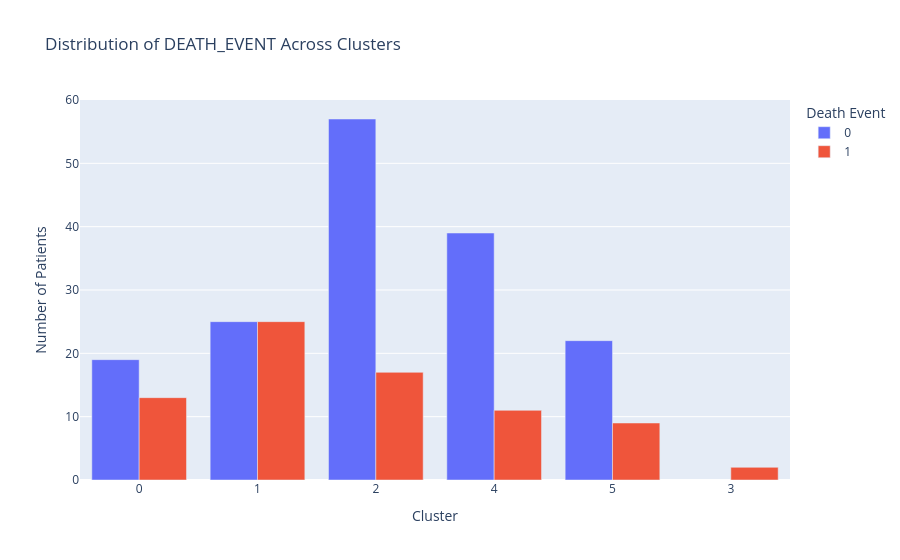

Notebook code cell kept with this figure:
### Code cell
cluster_distribution_per_variable(
    df=df_cluster_vs_df_reduced,
    target="DEATH_EVENT"
)

### Figure 1 — Plotly figure (JSON) as saved in the notebook; plotly's stock layout.template omitted (floating-point values rounded to 4 significant figures)
{"data": [{"alignmentgroup": "True", "hovertemplate": "Death Event=0<br>Cluster=%{x}<br>Number of Patients=%{y}<extra></extra>", "legendgroup": "0", "marker": {"color": "#636efa", "pattern": {"shape": ""}}, "name": "0", "offsetgroup": "0", "orientation": "v", "showlegend": true, "textposition": "auto", "type": "bar", "x": ["0", "1", "2", "4", "5"], "xaxis": "x", "y": [19, 25, 57, 39, 22], "yaxis": "y"}, {"alignmentgroup": "True", "hovertemplate": "Death Event=1<br>Cluster=%{x}<br>Number of Patients=%{y}<extra></extra>", "legendgroup": "1", "marker": {"color": "#EF553B", "pattern": {"shape": ""}}, "name": "1", "offsetgroup": "1", "orientation": "v", "showlegend": true, "textposition": "auto", "type": "bar", "x": ["0", "1", "2", "3", "4", "5"], "xaxis": "x", "y": [13, 25, 17, 2, 11, 9], "yaxis": "y"}], "layout": {"barmode": "group", "legend": {"title": {"text": "Death Event"}, "tracegroupgap": 0}, "title": {"text": "Distribution of DEATH_EVENT Across Clusters"}, "xaxis": {"anchor": "y", "domain": [0, 1], "title": {"text": "Cluster"}}, "yaxis": {"anchor": "x", "domain": [0, 1], "title": {"text": "Number of Patients"}}}}
